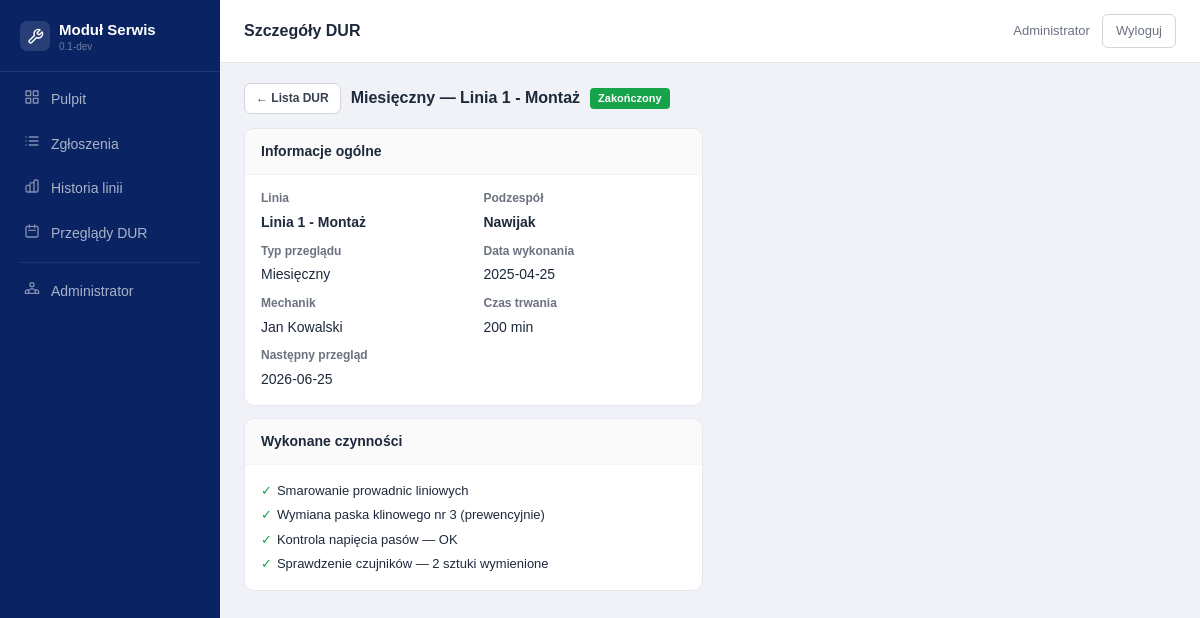
Page /index.php?route=dur_detail&id=1 (signed in) on the committed database.
### tables this page shows
CREATE TABLE IF NOT EXISTS `maintenance_reviews` (
    `id` INT UNSIGNED NOT NULL AUTO_INCREMENT,
    `production_line_id` INT UNSIGNED NOT NULL,
    `subsystem_id` INT UNSIGNED NULL,
    `template_id` INT UNSIGNED NULL,
    `schedule_id` INT UNSIGNED NULL,
    `performed_by` INT UNSIGNED NOT NULL,
    `review_type` ENUM(
        'weekly',
        'monthly',
        'quarterly',
        'biannual',
        'annual',
        'ad_hoc'
    ) NOT NULL DEFAULT 'monthly',
    `review_date` DATE NOT NULL,
    `duration_minutes` INT UNSIGNED NULL,
    `activities` TEXT NOT NULL,
    `parts_used` TEXT NULL,
    `notes` TEXT NULL,
    `status` ENUM(
        'completed',
        'partial',
        'interrupted'
    ) NOT NULL DEFAULT 'completed',
    `next_review_date` DATE NULL,
    `created_at` DATETIME NOT NULL DEFAULT CURRENT_TIMESTAMP,
    `updated_at` DATETIME NOT NULL DEFAULT CURRENT_TIMESTAMP ON UPDATE CURRENT_TIMESTAMP,
    PRIMARY KEY (`id`),
    KEY `idx_rev_line` (`production_line_id`),
    KEY `idx_rev_date` (`review_date`),
    KEY `idx_rev_performer` (`performed_by`),
    CONSTRAINT `fk_rev_line` FOREIGN KEY (`production_line_id`) REFERENCES `production_lines` (`id`),
    CONSTRAINT `fk_rev_subsystem` FOREIGN KEY (`subsystem_id`) REFERENCES `line_subsystems` (`id`) ON DELETE SET NULL,
    CONSTRAINT `fk_rev_template` FOREIGN KEY (`template_id`) REFERENCES `maintenance_templates` (`id`) ON DELETE SET NULL,
    CONSTRAINT `fk_rev_schedule` FOREIGN KEY (`schedule_id`) REFERENCES `maintenance_schedules` (`id`) ON DELETE SET NULL,
    CONSTRAINT `fk_rev_performer` FOREIGN KEY (`performed_by`) REFERENCES `users` (`id`)
);

CREATE TABLE IF NOT EXISTS `production_lines` (
    `id` INT UNSIGNED NOT NULL AUTO_INCREMENT,
    `name` VARCHAR(150) NOT NULL,
    `prefix` VARCHAR(10) NOT NULL COMMENT 'Prefix numerów zgłoszeń, np. A1, L2, P3',
    `description` TEXT NULL,
    `is_active` TINYINT(1) NOT NULL DEFAULT 1,
    `created_at` DATETIME NOT NULL DEFAULT CURRENT_TIMESTAMP,
    `updated_at` DATETIME NOT NULL DEFAULT CURRENT_TIMESTAMP ON UPDATE CURRENT_TIMESTAMP,
    PRIMARY KEY (`id`),
    UNIQUE KEY `uq_line_prefix` (`prefix`),
    KEY `idx_lines_active` (`is_active`)
);

CREATE TABLE IF NOT EXISTS `line_subsystems` (
    `id` INT UNSIGNED NOT NULL AUTO_INCREMENT,
    `production_line_id` INT UNSIGNED NOT NULL,
    `name` VARCHAR(150) NOT NULL,
    `sort_order` INT UNSIGNED NOT NULL DEFAULT 0,
    `is_active` TINYINT(1) NOT NULL DEFAULT 1,
    `created_at` DATETIME NOT NULL DEFAULT CURRENT_TIMESTAMP,
    PRIMARY KEY (`id`),
    KEY `idx_sub_line` (`production_line_id`),
    KEY `idx_sub_active` (`is_active`),
    CONSTRAINT `fk_sub_line` FOREIGN KEY (`production_line_id`) REFERENCES `production_lines` (`id`) ON DELETE CASCADE
);

CREATE TABLE IF NOT EXISTS `users` (
    `id` INT UNSIGNED NOT NULL AUTO_INCREMENT,
    `role_id` INT UNSIGNED NOT NULL,
    `name` VARCHAR(150) NOT NULL,
    `login` VARCHAR(80) NOT NULL COMMENT 'Używany do logowania zamiast e-mail',
    `email` VARCHAR(200) NOT NULL,
    `password_hash` VARCHAR(255) NOT NULL,
    `is_active` TINYINT(1) NOT NULL DEFAULT 1,
    `last_login_at` DATETIME NULL,
    `created_at` DATETIME NOT NULL DEFAULT CURRENT_TIMESTAMP,
    `updated_at` DATETIME NOT NULL DEFAULT CURRENT_TIMESTAMP ON UPDATE CURRENT_TIMESTAMP,
    PRIMARY KEY (`id`),
    UNIQUE KEY `uq_users_login` (`login`),
    UNIQUE KEY `uq_users_email` (`email`),
    KEY `idx_users_role` (`role_id`),
    KEY `idx_users_active` (`is_active`),
    CONSTRAINT `fk_users_role` FOREIGN KEY (`role_id`) REFERENCES `roles` (`id`)
);

### app/Controllers/Controllers.php (called while the page is built, shortened)
<?php
class DurController
{
    public function detail(): void
    {
        $id     = (int)($_GET['id'] ?? 0);
        $review = (new MaintenanceModel())->getById($id);
        require BASE_PATH . '/templates/shared/dur_detail.php';
    }
}

### app/Helpers/Database.php (called while the page is built, shortened)
<?php
class Database
{
    private static ?\PDO $instance = null;
    public static function get(): \PDO
    {
        if (self::$instance === null) {
            $dsn = sprintf(
                'mysql:host=%s;dbname=%s;charset=%s',
                DB_HOST, DB_NAME, DB_CHARSET
            );
            self::$instance = new \PDO($dsn, DB_USER, DB_PASS, [
                \PDO::ATTR_ERRMODE            => \PDO::ERRMODE_EXCEPTION,
                \PDO::ATTR_DEFAULT_FETCH_MODE => \PDO::FETCH_ASSOC,
                \PDO::ATTR_EMULATE_PREPARES   => false,
            ]);
        }
        return self::$instance;
    }
}

### app/Models/Models.php (called while the page is built, shortened)
<?php
abstract class BaseModel
{
    protected \PDO $db;
    public function __construct()
    {
        $this->db = Database::get();
    }
    protected function fetchOne(string $sql, array $params = []): ?array
    {
        $st = $this->db->prepare($sql);
        $st->execute($params);
        $r = $st->fetch();
        return $r ?: null;
    }
}
class MaintenanceModel extends BaseModel
{
    public function getById(int $id): ?array
    {
        return $this->fetchOne(
            "SELECT mr.*, pl.name AS line_name, ls.name AS subsystem_name,
                    u.name AS performer_name, mt.name AS template_name
             FROM maintenance_reviews mr
             JOIN production_lines pl ON pl.id = mr.production_line_id
             LEFT JOIN line_subsystems ls ON ls.id = mr.subsystem_id
             JOIN users u ON u.id = mr.performed_by
             LEFT JOIN maintenance_templates mt ON mt.id = mr.template_id
             WHERE mr.id = ?",
            [$id]
        );
    }
}

### app/Helpers/Helpers.php (called while the page is built, shortened)
<?php
class Helpers
{
    public static function e(mixed $v): string
    {
        return htmlspecialchars((string)($v ?? ''), ENT_QUOTES | ENT_HTML5, 'UTF-8');
    }
    public static function reviewTypeLabel(string $type): string
    {
        return match($type) {
            'weekly'    => 'Tygodniowy',
            'monthly'   => 'Miesięczny',
            'quarterly' => 'Kwartalny',
            'biannual'  => 'Półroczny',
            'annual'    => 'Roczny',
            'ad_hoc'    => 'Doraźny',
            default     => ucfirst($type),
        };
    }
}

### templates/shared/dur_detail.php (the view, shortened to what this page needs)
<?php
require BASE_PATH . '/templates/shared/header.php';
$sc=['completed'=>'#16a34a','partial'=>'#d97706','interrupted'=>'#dc2626'][$review['status']]??'#374151';
$sl=['completed'=>'Zakończony','partial'=>'Częściowy','interrupted'=>'Przerwany'][$review['status']]??$review['status'];
?>
<div style="display:flex;align-items:center;gap:10px;margin-bottom:14px;">
  <a href="<?= BASE_URL ?>/index.php?route=dur" class="btn btn-sm">← Lista DUR</a>
  <h1 style="font-size:16px;font-weight:700;">
    <?= Helpers::reviewTypeLabel($review['review_type']) ?> — <?= Helpers::e($review['line_name']) ?>
  </h1>
  <span class="badge" style="background:<?= $sc ?>;color:#fff;"><?= $sl ?></span>
</div>
<div class="g2">
  <div class="card mb2">
    <div class="card-head"><span class="card-title">Informacje ogólne</span></div>
    <div class="card-body">
      <div style="display:grid;grid-template-columns:1fr 1fr;gap:8px 20px;">
        <div><div class="flbl">Linia</div><div class="fw6"><?= Helpers::e($review['line_name']) ?></div></div>
        <div><div class="flbl">Podzespół</div><div class="fw6"><?= Helpers::e($review['subsystem_name']??'—') ?></div></div>
        <div><div class="flbl">Typ przeglądu</div><div><?= Helpers::reviewTypeLabel($review['review_type']) ?></div></div>
        <div><div class="flbl">Data wykonania</div><div><?= Helpers::e($review['review_date']) ?></div></div>
        <div><div class="flbl">Mechanik</div><div><?= Helpers::e($review['performer_name']) ?></div></div>
        <div><div class="flbl">Czas trwania</div><div><?= $review['duration_minutes'] ? (int)$review['duration_minutes'].' min' : '—' ?></div></div>
        <?php if ($review['next_review_date']): ?>
        <div><div class="flbl">Następny przegląd</div><div><?= Helpers::e($review['next_review_date']) ?></div></div>
        <?php endif; ?>
      </div>
    </div>
  </div>
</div>
<div class="g2">
  <div class="card">
    <div class="card-head"><span class="card-title">Wykonane czynności</span></div>
    <div class="card-body">
      <?php foreach (explode("\n",$review['activities']) as $a): if(trim($a)): ?>
      <div class="dur-item"><span class="ck">✓</span><span><?= Helpers::e(ltrim(trim($a),'-')) ?></span></div>
      <?php endif; endforeach; ?>
    </div>
  </div>
</div>
<?php require BASE_PATH . '/templates/shared/footer.php'; ?>

### templates/shared/header.php (style rules this page uses)
*, *::before, *::after { box-sizing: border-box; margin: 0; padding: 0; }
html, body { height: 100%; }
body { font-family: Arial, Helvetica, sans-serif; font-size: 14px; background: #f0f2f7; color: #1e293b; line-height: 1.55; }
a { color: #0a2463; text-decoration: none; }
.card { background: #fff; border: 1px solid #e5e7eb; border-radius: 10px; overflow: hidden; }
.card-head { padding: 12px 16px; border-bottom: 1px solid #f3f4f6; display: flex; align-items: center; justify-content: space-between; background: #fafafa; }
.card-title { font-size: 14px; font-weight: 700; color: #1e293b; }
.card-body { padding: 14px 16px; }
.btn { display: inline-flex; align-items: center; gap: 5px; padding: 7px 15px; border-radius: 7px; font-size: 13px; font-weight: 600; cursor: pointer; border: 1px solid #d1d5db; background: #fff; color: #374151; transition: background .12s; font-family: Arial, Helvetica, sans-serif; white-space: nowrap; text-decoration: none; }
.btn-sm { padding: 5px 11px; font-size: 12px; }
.flbl { display: block; font-size: 12px; font-weight: 600; color: #6b7280; margin-bottom: 4px; }
.badge { display: inline-block; padding: 2px 8px; border-radius: 4px; font-size: 11px; font-weight: 600; white-space: nowrap; }
.g2 { display: grid; grid-template-columns: 1fr 1fr; gap: 14px; }
.dur-item { display: flex; gap: 5px; align-items: flex-start; padding: 2px 0; font-size: 13px; }
.ck { color: #16a34a; flex-shrink: 0; }
.mb2 { margin-bottom: 12px; }
.fw6 { font-weight: 600; }

### rows in the picture
maintenance_reviews: review_type "Miesięczny", production_line.name "Linia 1 - Montaż", status "Zakończony", subsystem.name "Nawijak", review_date "2025-04-25", performed_by.name "Jan Kowalski", duration_minutes "200", next_review_date "2026-06-25", activities "Smarowanie prowadnic liniowych", activities "Wymiana paska klinowego nr 3 (prewencyjnie)", activities "Kontrola napięcia pasów — OK", activities "Sprawdzenie czujników — 2 sztuki wymienione"

### other values in the picture
$appName "Moduł Serwis"
$appVersion "0.1-dev"
Helpers::e($item['label']) "Pulpit"
Helpers::e($item['label']) "Zgłoszenia"
Helpers::e($item['label']) "Historia linii"
Helpers::e($item['label']) "Przeglądy DUR"
Helpers::e($item['label']) "Administrator"
Helpers::e($pageTitle ?? 'Moduł Serwis') "Szczegóły DUR"
Helpers::e($user['name']) "Administrator"
